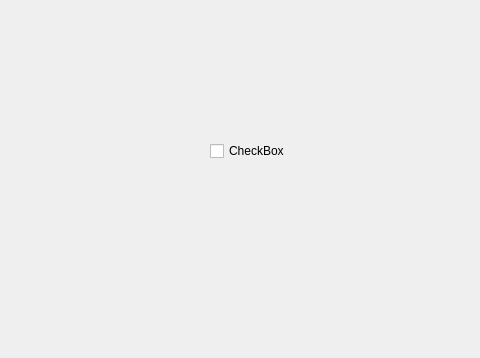
<?xml version="1.0" encoding="UTF-8"?>
<ui version="4.0">
 <class>Settings</class>
 <widget class="QWidget" name="Settings">
  <property name="geometry">
   <rect>
    <x>0</x>
    <y>0</y>
    <width>480</width>
    <height>358</height>
   </rect>
  </property>
  <property name="windowTitle">
   <string>Form</string>
  </property>
  <widget class="QCheckBox" name="checkBox">
   <property name="geometry">
    <rect>
     <x>210</x>
     <y>140</y>
     <width>77</width>
     <height>22</height>
    </rect>
   </property>
   <property name="text">
    <string>CheckBox</string>
   </property>
  </widget>
 </widget>
 <resources/>
 <connections/>
</ui>
